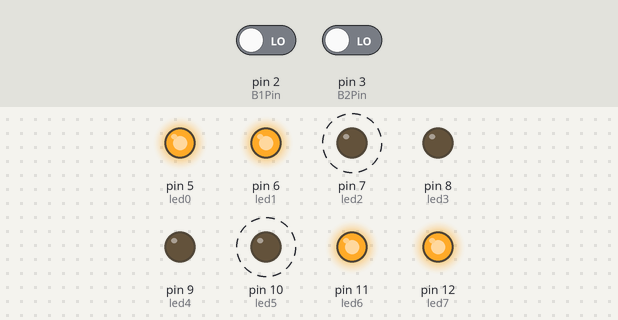
This sketch was run on a simulated Arduino Uno, built with avr-gcc and run on an emulated ATmega328P. On the bench: output pins drawn as LEDs (lit = HIGH). Dashed ring = blinking. The test bench sets the inputs (shaded band); at power-on: pin 2 (B1Pin) LOW, pin 3 (B2Pin) LOW.

Above: at 1.25 s.
1.3 s: pin 2 (B1Pin) driven HIGH
At 2.7 s:
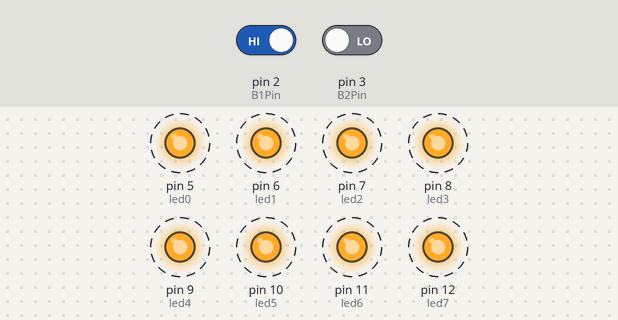
4.3 s: pin 3 (B2Pin) driven HIGH
At 4.42 s:
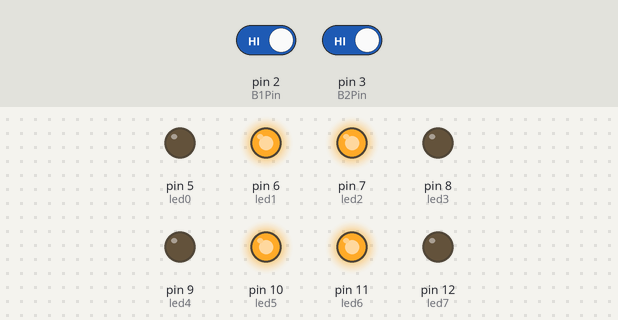
7.3 s: pin 2 (B1Pin) driven LOW
10.3 s: pin 3 (B2Pin) driven LOW
At 12.0 s:
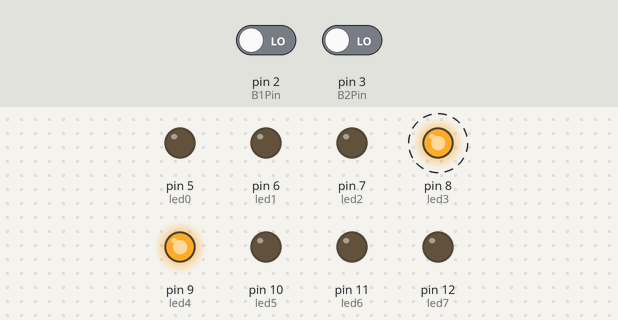
Timing chart, 0 to 14.3 s (numbered marks = the images above; inputs shaded):
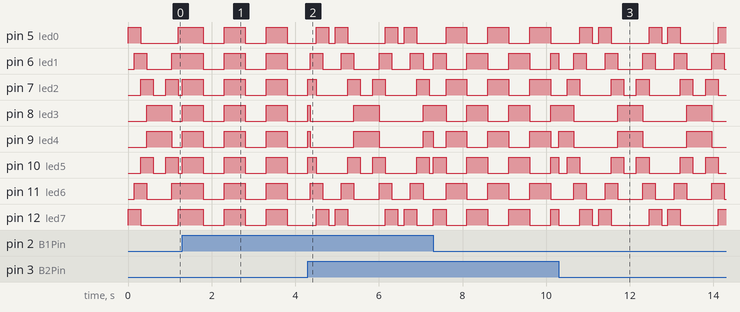

The sketch:

progSaber1_8leds.ino
```cpp
/**********************************************************************************
**                                                                               **
**                          combinacio de programes                              **
**                                amb millis                                     **
**                                                                               **
**********************************************************************************/
//********** Includes *************************************************************
//********** Variables ************************************************************

const int B1Pin = 2;     // donar nom al pin 2 de l’Arduino
int B1State = 0;         // per guardar l’estat en que és troba el button 1
const int B2Pin =3;      //donar nom al pin 3 de l'Arduino
int B2State = 0;         //per guardar estat en que es troba el boto 2
const int led0 = 5;          // donar nom al pin 5 de l’Arduino
const int led1 = 6;          // donar nom al pin 6 de l’Arduino
const int led2 = 7;          // donar nom al pin 7 de l’Arduino
const int led3 = 8;          // donar nom al pin 8 de l’Arduino
const int led4 = 9;          // donar nom al pin 9 de l’Arduino
const int led5 = 10;         // donar nom al pin 10 de l’Arduino
const int led6 = 11;         // donar nom al pin 11 de l’Arduino
const int led7 = 12;         // donar nom al pin 12 de l’Arduino
const unsigned long t=200;
int interval=500;
int interval2=150;
int interval3=400;
unsigned long currentmillis = 0;
unsigned long previousmillis=1000;

//********** Setup ****************************************************************
void setup()
{
  Serial.begin(9600);
  pinMode(led0, OUTPUT);     // definir el pin 5 com una sortida
  pinMode(led1, OUTPUT);     // definir el pin 6 com una sortida
  pinMode(led2, OUTPUT);     // definir el pin 7 com una sortida
  pinMode(led3, OUTPUT);     // definir el pin 8 com una sortida
  pinMode(led4, OUTPUT);     // definir el pin 9 com una sortida
  pinMode(led5, OUTPUT);     // definir el pin 10 com una sortida
  pinMode(led6, OUTPUT);     // definir el pin 11 com una sortida
  pinMode(led7, OUTPUT);     // definir el pin 12 com una sortida
  pinMode(B1Pin, INPUT);     // definir el pin 2 com una entrada
  pinMode(B2Pin, INPUT);     //definir pin 3 com una entrada
}
//********** Loop *****************************************************************
void loop()
{
        B1State = digitalRead(B1Pin);  //llegir l’estat del button 1 i gardar-lo
        B2State = digitalRead(B2Pin);   //llegir l'estat del boto 2

        if (B1State == 1&&B2State==0)                                                       //si boto 1 apretat executa programa1_8leds
                          {
                          if ((millis()-currentmillis)<=interval)              //on tot
                            {
                          digitalWrite(led0, HIGH);    // posar a 5V el pin 5
                          digitalWrite(led1, 1);    // posar a 5V el pin 6
                          digitalWrite(led2, HIGH);    // posar a 5V el pin 7
                          digitalWrite(led3, 1);    // posar a 5V el pin 8
                          digitalWrite(led4, HIGH);    // posar a 5V el pin 9
                          digitalWrite(led5, 1);    // posar a 5V el pin 10
                          digitalWrite(led6, HIGH);    // posar a 5V el pin 11
                          digitalWrite(led7, 1);    // posar a 5V el pin 12
                            }

                          else if((millis()-currentmillis)<=interval*2&&(millis()-currentmillis)>interval)         //tot off
                          {

                          digitalWrite(led0, LOW);     // posar a 0V el pin 5
                          digitalWrite(led1, 0);     // posar a 0V el pin 6
                          digitalWrite(led2, LOW);     // posar a 0V el pin 7
                          digitalWrite(led3, 0);     // posar a 0V el pin 8
                          digitalWrite(led4, LOW);     // posar a 0V el pin 9
                          digitalWrite(led5, 0);     // posar a 0V el pin 10
                          digitalWrite(led6, LOW);     // posar a 0V el pin 11
                          digitalWrite(led7, 0 );     // posar a 0V el pin 12.
                          }
                        else if ((millis()-currentmillis)>interval*2)
                        {
                          currentmillis=millis();                                     //sincro respecte millis

                      }
                          }
                      else if(B1State==0&&B2State==1)                                 //boto 2 apretat executa programa2_8leds
                        {

                          if((millis()-currentmillis)<=interval)
                          {
                digitalWrite(led0, 1);    // posar a 5V el pin 5
                digitalWrite(led1, 0);    // posar a 0V el pin 6
                digitalWrite(led2, 1);    // posar a 0V el pin 7
                digitalWrite(led3, 0);    // posar a 0V el pin 8
                digitalWrite(led4, 1);    // posar a 0V el pin 9
                digitalWrite(led5, 0);    // posar a 0V el pin 10
                digitalWrite(led6, 1);    // posar a 0V el pin 11
                digitalWrite(led7, 0);    // posar a 5V el pin 12
                          }
                          else if((millis()-currentmillis)<=interval*2&&(millis()-currentmillis)>interval)
                          {

                digitalWrite(led0, 0);    // posar a 5V el pin 5
                digitalWrite(led1, 1);    // posar a 5V el pin 6
                digitalWrite(led2, 0);    // posar a 0V el pin 7
                digitalWrite(led3, 1);    // posar a 0V el pin 8
                digitalWrite(led4, 0);    // posar a 0V el pin 9
                digitalWrite(led5, 1);    // posar a 0V el pin 10
                digitalWrite(led6, 0);    // posar a 5V el pin 11
                digitalWrite(led7, 1);    // posar a 5V el pin 12
                          }
                else if((millis()-currentmillis)>interval*2)
                {
                  currentmillis=millis();
                }


          }
          else                                             //programa per defecte "cotxe fantastic"

          if ((millis()-currentmillis)<=interval2)
          {
            digitalWrite(led0, 1);    // posar a 5V el pin 5
            digitalWrite(led1, 0);    // posar a 0V el pin 6
            digitalWrite(led2, 0);    // posar a 0V el pin 7
            digitalWrite(led3, 0);    // posar a 0V el pin 8
            digitalWrite(led4, 0);    // posar a 0V el pin 9
            digitalWrite(led5, 0);    // posar a 0V el pin 10
            digitalWrite(led6, 0);    // posar a 0V el pin 11
            digitalWrite(led7, 1);    // posar a 5V el pin 12
          }
          else if ((millis()-currentmillis)<=interval2*2&&(millis()-currentmillis)>interval2)
          {

            digitalWrite(led0, 1);    // posar a 5V el pin 5
            digitalWrite(led1, 1);    // posar a 5V el pin 6
            digitalWrite(led2, 0);    // posar a 0V el pin 7
            digitalWrite(led3, 0);    // posar a 0V el pin 8
            digitalWrite(led4, 0);    // posar a 0V el pin 9
            digitalWrite(led5, 0);    // posar a 0V el pin 10
            digitalWrite(led6, 1);    // posar a 5V el pin 11
            digitalWrite(led7, 1);    // posar a 5V el pin 12
          }
          else if ((millis()-currentmillis)<=interval2*3&&(millis()-currentmillis)>interval2*2)

          {
            digitalWrite(led0, 0);    // posar a 0V el pin 5
            digitalWrite(led1, 1);    // posar a 5V el pin 6
            digitalWrite(led2, 1);    // posar a 5V el pin 7
            digitalWrite(led3, 0);    // posar a 0V el pin 8
            digitalWrite(led4, 0);    // posar a 0V el pin 9
            digitalWrite(led5, 1);    // posar a 5V el pin 10
            digitalWrite(led6, 1);    // posar a 5V el pin 11
            digitalWrite(led7, 0);    // posar a 0V el pin 12
          }

          else if ((millis()-currentmillis)<=interval2*4&&(millis()-currentmillis)>interval2*3)
            {
            digitalWrite(led0, 0);    // posar a 0V el pin 5
            digitalWrite(led1, 0);    // posar a 0V el pin 6
            digitalWrite(led2, 1);    // posar a 5V el pin 7
            digitalWrite(led3, 1);    // posar a 5V el pin 8
            digitalWrite(led4, 1);    // posar a 5V el pin 9
            digitalWrite(led5, 1);    // posar a 5V el pin 10
            digitalWrite(led6, 0);    // posar a 0V el pin 11
            digitalWrite(led7, 0);    // posar a 0V el pin 12
            }
          else if ((millis()-currentmillis)<=interval2*5&&(millis()-currentmillis)>interval2*4)
          {

            digitalWrite(led0, 0);    // posar a 0V el pin 5
            digitalWrite(led1, 0);    // posar a 0V el pin 6
            digitalWrite(led2, 0);    // posar a 0V el pin 7
            digitalWrite(led3, 1);    // posar a 5V el pin 8
            digitalWrite(led4, 1);    // posar a 5V el pin 9
            digitalWrite(led5, 0);    // posar a 0V el pin 10
            digitalWrite(led6, 0);    // posar a 0V el pin 11
            digitalWrite(led7, 0);    // posar a 0V el pin 12
                    }

            else if ((millis()-currentmillis)<=interval2*6&&(millis()-currentmillis)>interval2*5)
            {
            digitalWrite(led0, 0);    // posar a 0V el pin 5
            digitalWrite(led1, 0);    // posar a 0V el pin 6
            digitalWrite(led2, 0);    // posar a 0V el pin 7
            digitalWrite(led3, 1);    // posar a 5V el pin 8
            digitalWrite(led4, 1);    // posar a 5V el pin 9
            digitalWrite(led5, 0);    // posar a 0V el pin 10
            digitalWrite(led6, 0);    // posar a 0V el pin 11
            digitalWrite(led7, 0);    // posar a 0V el pin 12
            }

            else if ((millis()-currentmillis)<=interval2*7&&(millis()-currentmillis)>interval2*6)
            {
            digitalWrite(led0, 0);    // posar a 0V el pin 5
            digitalWrite(led1, 0);    // posar a 0V el pin 6
            digitalWrite(led2, 1);    // posar a 5V el pin 7
            digitalWrite(led3, 1);    // posar a 5V el pin 8
            digitalWrite(led4, 1);    // posar a 5V el pin 9
            digitalWrite(led5, 1);    // posar a 5V el pin 10
            digitalWrite(led6, 0);    // posar a 0V el pin 11
            digitalWrite(led7, 0);    // posar a 0V el pin 12
            }

            else if ((millis()-currentmillis)<=interval2*8&&(millis()-currentmillis)>interval2*7)
            {
            digitalWrite(led0, 0);    // posar a 0V el pin 5
            digitalWrite(led1, 1);    // posar a 5V el pin 6
            digitalWrite(led2, 1);    // posar a 5V el pin 7
            digitalWrite(led3, 0);    // posar a 0V el pin 8
            digitalWrite(led4, 0);    // posar a 0V el pin 9
            digitalWrite(led5, 1);    // posar a 5V el pin 10
            digitalWrite(led6, 1);    // posar a 5V el pin 11
            digitalWrite(led7, 0);    // posar a 0V el pin 12
            }

            else if ((millis()-currentmillis)<=interval2*9&&(millis()-currentmillis)>interval2*8)
            {
            digitalWrite(led0, 1);    // posar a 5V el pin 5
            digitalWrite(led1, 1);    // posar a 5V el pin 6
            digitalWrite(led2, 0);    // posar a 0V el pin 7
            digitalWrite(led3, 0);    // posar a 0V el pin 8
            digitalWrite(led4, 0);    // posar a 0V el pin 9
            digitalWrite(led5, 0);    // posar a 0V el pin 10
            digitalWrite(led6, 1);    // posar a 5V el pin 11
            digitalWrite(led7, 1);    // posar a 5V el pin 12
                      }

            else if ((millis()-currentmillis)<=interval2*10&&(millis()-currentmillis)>interval2*9)
            {
             digitalWrite(led0, 1);    // posar a 5V el pin 5
            digitalWrite(led1, 0);    // posar a 0V el pin 6
            digitalWrite(led2, 0);    // posar a 0V el pin 7
            digitalWrite(led3, 0);    // posar a 0V el pin 8
            digitalWrite(led4, 0);    // posar a 0V el pin 9
            digitalWrite(led5, 0);    // posar a 0V el pin 10
            digitalWrite(led6, 0);    // posar a 0V el pin 11
            digitalWrite(led7, 1);    // posar a 5V el pin 12
            }

              else if ((millis()-currentmillis)<=interval2*11&&(millis()-currentmillis)>interval2*10)
            {
             digitalWrite(led0, 0);    // posar a 5V el pin 5
            digitalWrite(led1, 0);    // posar a 0V el pin 6
            digitalWrite(led2, 0);    // posar a 0V el pin 7
            digitalWrite(led3, 0);    // posar a 0V el pin 8
            digitalWrite(led4, 0);    // posar a 0V el pin 9
            digitalWrite(led5, 0);    // posar a 0V el pin 10
            digitalWrite(led6, 0);    // posar a 0V el pin 11
            digitalWrite(led7, 0);    // posar a 5V el pin 12
            }
            else
            {
          currentmillis=millis();
            }
        }
//********** Funcions *************************************************************
```

Measured:
- after the input at 10.3 s, pin 8 (led3): alternates HIGH for 0.60 s and LOW for 1.1 s, starting after 0.36 s
- by itself, pin 6 (led1): repeats every 1.7 s: HIGH 0.30 s, LOW 0.45 s, HIGH 0.30 s, LOW 0.60 s
- by itself, pin 7 (led2): repeats every 1.7 s: LOW 0.75 s, HIGH 0.30 s, LOW 0.30 s, HIGH 0.30 s
- by itself, pin 8 (led3): alternates HIGH for 0.50 s and LOW for 0.50 s
- by itself, pin 9 (led4): repeats every 1.7 s: LOW 1.1 s, HIGH 0.60 s
- by itself, pin 10 (led5): repeats every 1.7 s: HIGH 0.30 s, LOW 0.75 s, HIGH 0.30 s, LOW 0.30 s
- by itself, pin 11 (led6): repeats every 1.7 s: LOW 0.45 s, HIGH 0.30 s, LOW 0.60 s, HIGH 0.30 s
- by itself, pin 12 (led7): repeats every 1.7 s: HIGH 0.30 s, LOW 0.15 s, HIGH 0.30 s, LOW 0.90 s
